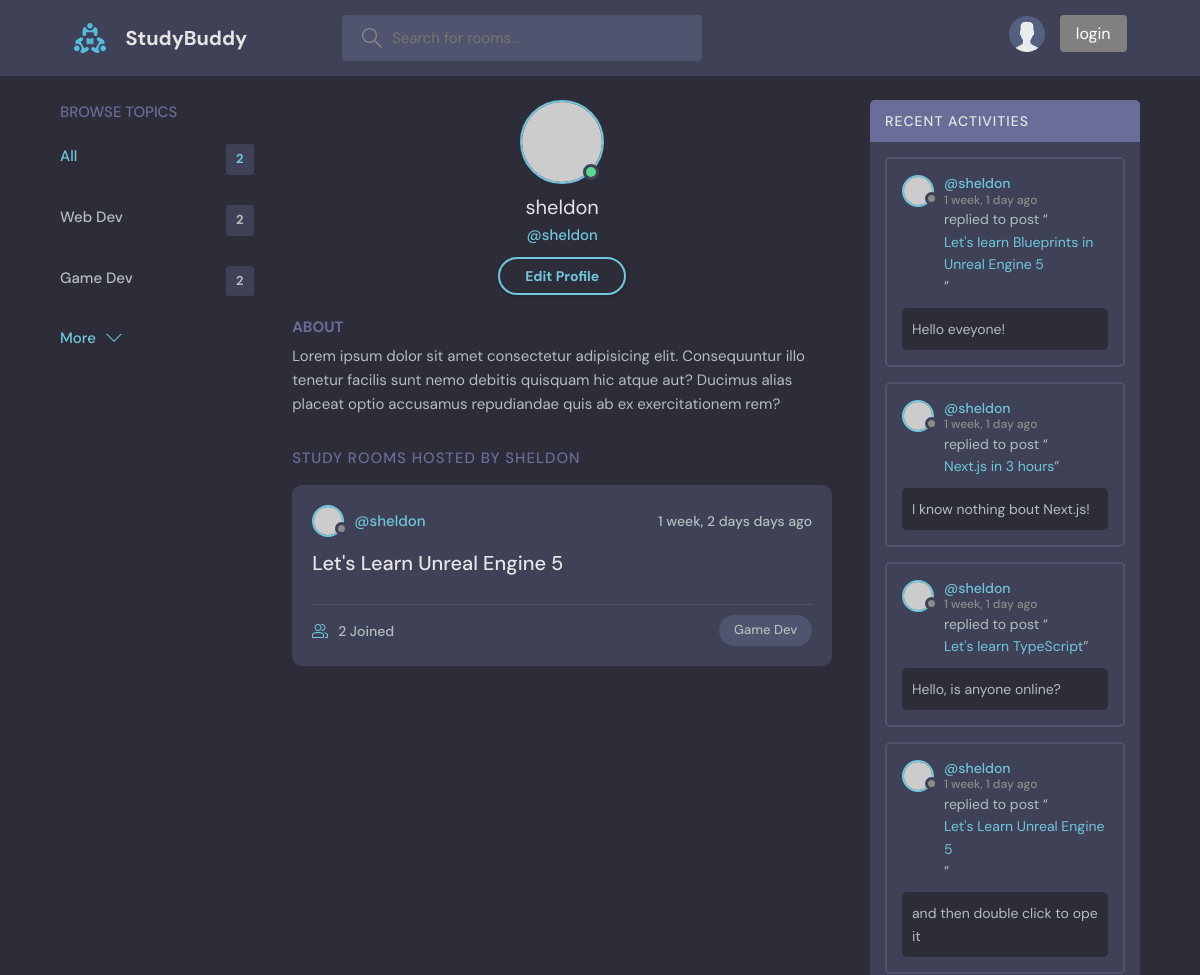
Before: /profile/1/ (upper part) with the older database file.
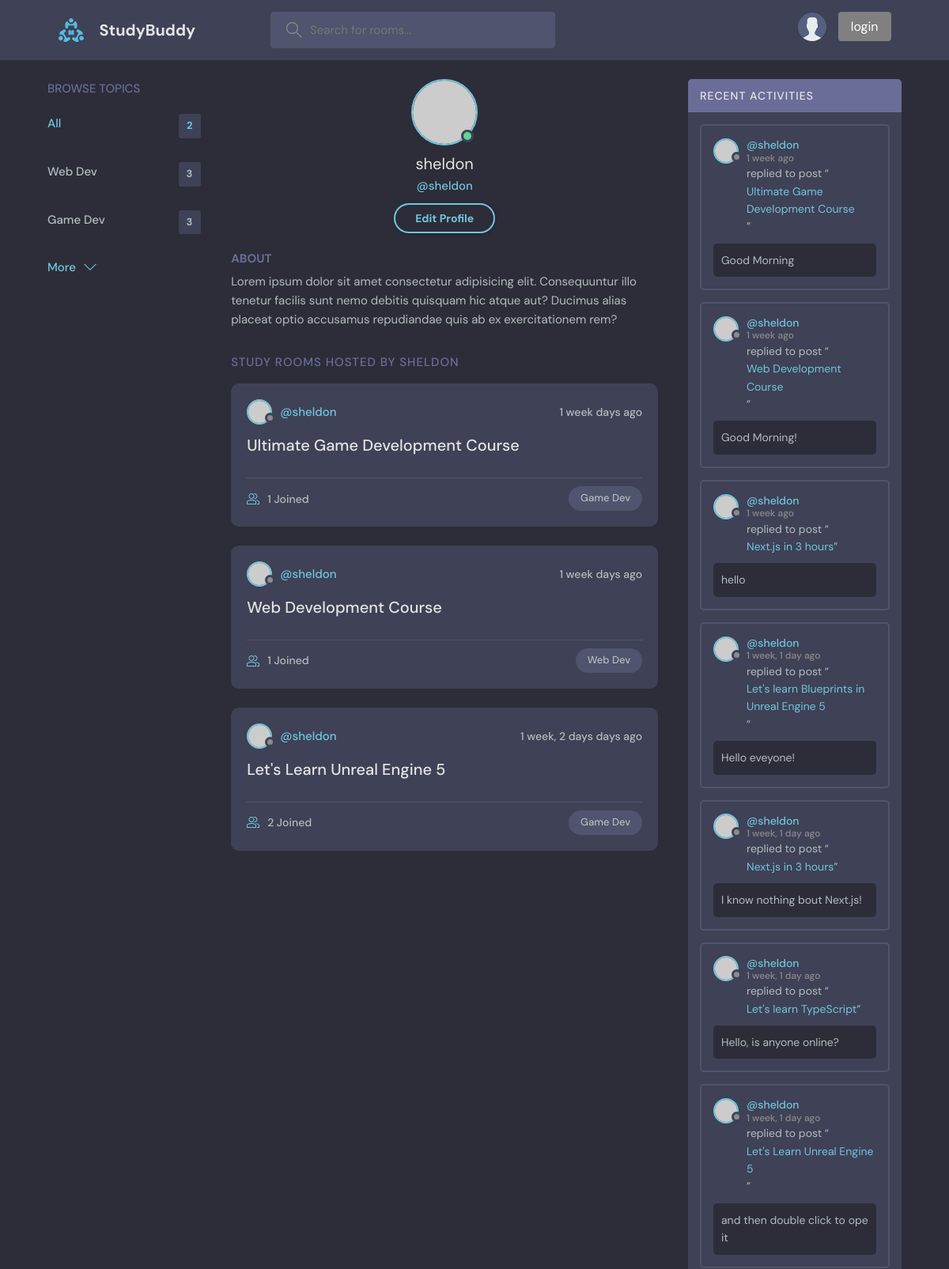
After: the same page with the newer database file.
### base/models.py (models this page shows, shortened)
class Topic(models.Model):
    name = models.CharField(max_length=200)

class Room(models.Model):
    host = models.ForeignKey(User, on_delete=models.SET_NULL, null=True)
    topic = models.ForeignKey(Topic, on_delete=models.SET_NULL, null=True)
    name = models.CharField(max_length=200)
    description = models.TextField(null=True, blank=True)
    participants = models.ManyToManyField(User, related_name='participants', blank=True)
    updated = models.DateTimeField(auto_now=True)
    created = models.DateTimeField(auto_now_add=True)
    class Meta:
        ordering = ['-updated', '-created']
    def __str__(self):
        return self.name

class Message(models.Model):
    user  = models.ForeignKey(User, on_delete=models.CASCADE)
    room = models.ForeignKey(Room, on_delete=models.CASCADE)
    body = models.TextField()
    updated = models.DateTimeField(auto_now=True)
    created = models.DateTimeField(auto_now_add=True)
    class Meta:
        ordering = ['-updated', '-created']

### base/views.py (the view)
# urls.py: path('profile/<str:pk>/', views.userProfile, name="user-profile"),
def userProfile(request, pk):
    user = User.objects.get(id=pk)
    rooms = user.room_set.all()
    room_messages = user.message_set.all()
    topics = Topic.objects.all()
    context = { 'user': user, 'rooms': rooms, 'room_messages': room_messages, 'topics': topics }
    return render(request, 'base/profile.html', context)

### base/templates/base/profile.html
{% extends 'main.html' %}
{% block content %}
  <main class="profile-page layout layout--3">
    <div class="container">
      {% include 'base/topics_component.html' %}
      <div class="roomList">
        <div class="profile">
          <div class="profile__avatar">
            <div class="avatar avatar--large active">
              <img src="https://randomuser.me/api/portraits/men/11.jpg" />
            </div>
          </div>
          <div class="profile__info">
            <h3>{{user.username}}</h3>
            <p>@{{user.username}}</p>
            <a href="edit-user.html" class="btn btn--main btn--pill">Edit Profile</a>
          </div>
          <div class="profile__about">
            <h3>About</h3>
            <p>
              Lorem ipsum dolor sit amet consectetur adipisicing elit. Consequuntur illo tenetur
              facilis sunt nemo debitis quisquam hic atque aut? Ducimus alias placeat optio
              accusamus repudiandae quis ab ex exercitationem rem?
            </p>
          </div>
        </div>
        <div class="roomList__header">
          <div>
            <h2>Study Rooms Hosted by {{user.username}}</a>
            </h2>
          </div>
        </div>
        {% include 'base/feed_component.html' %}
      </div>
      {% include 'base/activity_component.html' %}
    </div>
  </main>
</body>
{% endblock content %}

### base/templates/base/topics_component.html
<div class="topics">
    <div class="topics__header">
      <h2>Browse Topics</h2>
    </div>
    <ul class="topics__list">
      <li>
        <a href="{% url 'home' %}" class="active">All<span>{{topics.count}}</span></a>
      </li>
      {% for topic in topics %}
      <li>
        <a href="{% url 'home' %}?q={{topic.name}}">{{topic.name}}<span>{{topic.room_set.all.count}}</span></a>
      </li>
      {% endfor %}
    </ul>
    <a class="btn btn--link" href="topics.html">
      More
      <svg
        version="1.1"
        xmlns="http://www.w3.org/2000/svg"
        width="32"
        height="32"
        viewBox="0 0 32 32"
      >
        <title>chevron-down</title>
        <path d="M16 21l-13-13h-3l16 16 16-16h-3l-13 13z"></path>
      </svg>
    </a>
  </div>

### base/templates/base/feed_component.html (shortened to what this page needs)
{% for room in rooms%}
<div class="roomListRoom">
  <div class="roomListRoom__header">
    <a href="{% url 'user-profile' room.host.id %}" class="roomListRoom__author">
      <div class="avatar avatar--small">
        <img src="https://randomuser.me/api/portraits/women/11.jpg" />
      </div>
      <span>@{{room.host.username}}</span>
    </a>
    <div class="roomListRoom__actions">
      <span>{{room.created|timesince}} days ago</span>
    </div>
  </div>
  <div class="roomListRoom__content">
    <a href="{% url 'room' room.id %}">{{room.name}}</a>
  </div>
  <div class="roomListRoom__meta">
    <a href="{% url 'room' room.id %}" class="roomListRoom__joined">
      {{room.participants.all.count}} Joined
    </a>
    <p class="roomListRoom__topic">{{room.topic.name}}</p>
  </div>
</div>
{% endfor %}

### base/templates/base/activity_component.html (shortened to what this page needs)
<div class="activities">
  <div class="activities__header">
    <h2>Recent Activities</h2>
  </div>
  {% for message in room_messages %}
  <div class="activities__box">
    <div class="activities__boxHeader roomListRoom__header">
      <a href="{% url 'user-profile' message.user.id %}" class="roomListRoom__author">
        <div class="avatar avatar--small">
          <img src="https://randomuser.me/api/portraits/women/11.jpg" />
        </div>
        <p>
          @{{message.user}}
          <span> {{message.created|timesince}} ago</span>
        </p>
      </a>
    </div>
    <div class="activities__boxContent">
      <p>
        replied to post “<a href="{% url 'room' message.room.id %}">{{message.room}}</a
        >”
      </p>
      <div class="activities__boxRoomContent">
        {{message.body}}
      </div>
    </div>
  </div>
  {% endfor %}
</div>

Changed rows visible on the page:
computed for Topic "Web Dev": room_set.all.count "2" → "3"
computed for Topic "Game Dev": room_set.all.count "2" → "3"
added Room: host.username "sheldon", created "1 week", name "Ultimate Game Development Course", participants.all.count "1", topic.name "Game Dev"
added Room: host.username "sheldon", created "1 week", name "Web Development Course", participants.all.count "1", topic.name "Web Dev"
added Message: user "sheldon", created "1 week", room "Ultimate Game Development Course", body "Good Morning"
added Message: user "sheldon", created "1 week", room "Web Development Course", body "Good Morning!"
added Message: user "sheldon", created "1 week", room "Next.js in 3 hours", body "hello"
